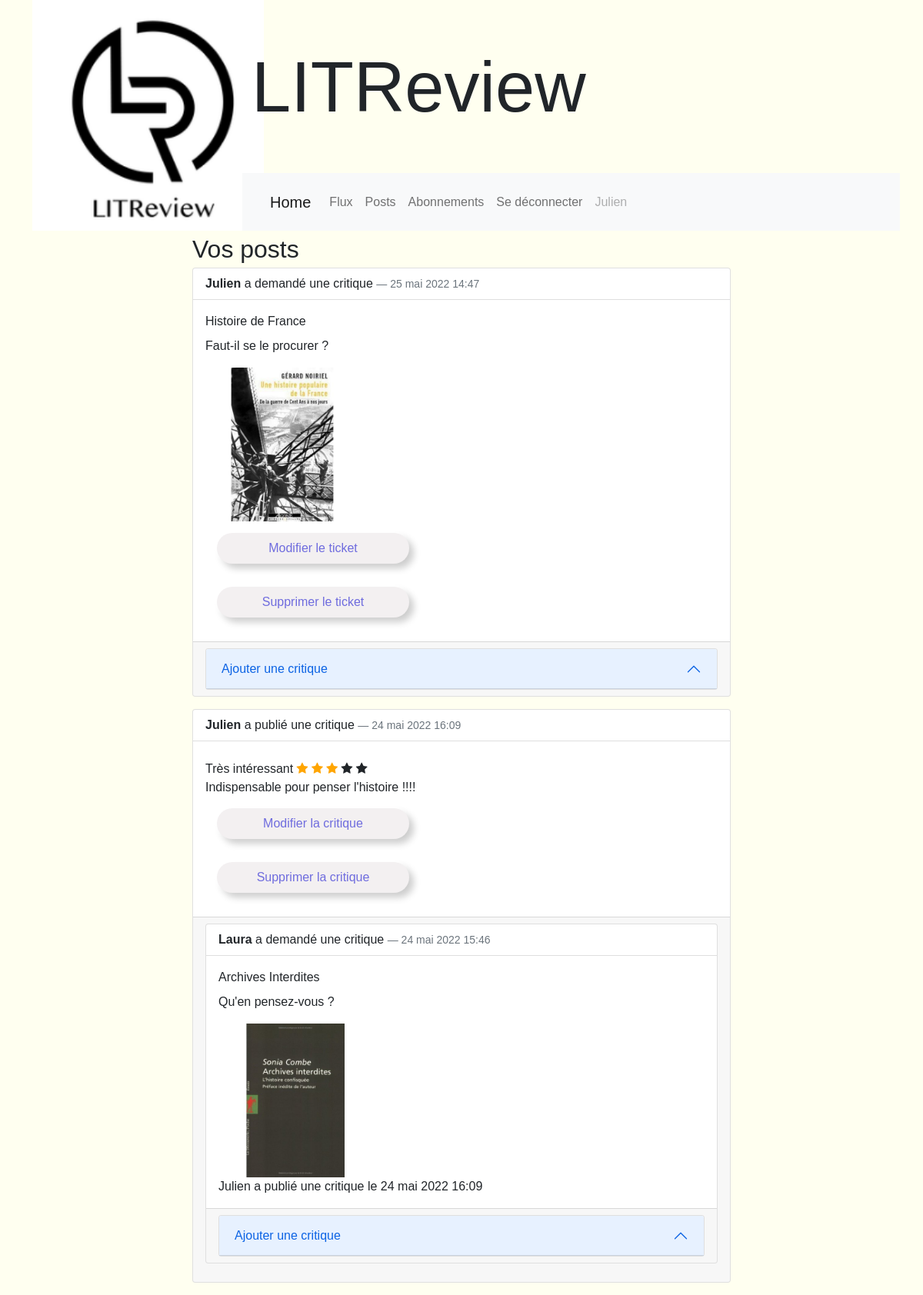
Page /apps/posts (signed in) on the committed database.
### apps/models.py (models this page shows, shortened)
class Ticket(models.Model):
    title = models.CharField(max_length=128)
    description = models.TextField(max_length=2018, blank=True)
    user = models.ForeignKey(
        to=settings.AUTH_USER_MODEL, on_delete=models.CASCADE)
    image = models.ImageField(upload_to='img/', null=True, blank=True)
    time_created = models.DateTimeField(auto_now_add=True)
    @property
    def get_reviews(self):
        return Review.objects.filter(ticket=self.id).order_by('-time_created')
    @property
    def class_name(self):
        return self.__class__.__name__

class Review(models.Model):
    ticket = models.ForeignKey(
        to=Ticket, on_delete=models.CASCADE, related_name='ticket')
    rating = models.PositiveSmallIntegerField(
        default=0, validators=[MinValueValidator(0), MaxValueValidator(5)])
    headline = models.CharField(max_length=128)
    body = models.CharField(max_length=8192, blank=True)
    user = models.ForeignKey(
        to=settings.AUTH_USER_MODEL, on_delete=models.CASCADE)
    time_created = models.DateTimeField(auto_now_add=True)
    @property
    def class_name(self):
        return self.__class__.__name__

### apps/views.py (the view)
# urls.py: path('posts', views.posts, name="posts"),
@login_required
def posts(request):
    context = {}
    RForm = ReviewForm(request.POST or None)
    posts_list = get_all_posts(users=[request.user])
    context['posts'] = posts_list
    context['RForm'] = RForm
    return render(request, 'apps/posts.html', context)

### apps/post.py (called while the page is built)
def get_all_posts(users):
    if users == 'all':
        tickets = Ticket.objects.all()
        reviews = Review.objects.all()
    else:
        tickets = Ticket.objects.filter(user__in=users)
        reviews = Review.objects.filter(user__in=users)
    posts_list = sorted(
        chain(tickets, reviews),
        key=lambda post: post.time_created, reverse=True)
    return posts_list

### apps/templates/apps/posts.html (shortened to what this page needs)
{% extends 'apps/base.html' %}
{% block content %}
    <div>
        <div class="cont title">Vos posts</div>
        {% if posts %}
            {% for post in posts %}
                {% if 'Ticket' in post.class_name %}
                    {% include 'apps/ticket_item.html' with post=post %}
                {% elif 'Review' in post.class_name %}
                    {% include 'apps/review_item.html' with post=post %}
                {% endif %}
            {% endfor %}
        {% else %}
            Vous n'avez publié aucune critique.
        {% endif %}
    </div>
{% endblock %}

### apps/templates/apps/header.html (shortened to what this page needs)
{% load static %}
{% load bootstrap5 %}
<div class="container-md">
    <div class="row">
        <div class="col-3">
            <a href="{% url 'apps:index' %}"><img src="{% static 'apps/assets/logo.png' %}" alt="..." /></a>
        </div>
        <div class="col-9">
            <div class="row align-items-center h-75">
                <div class="title">LITReview</div>
            </div>
            <div class="row h-25">
            {% if user.is_authenticated %}
                <nav class="navbar navbar-expand-lg navbar-light bg-light">
                    <div class="container-fluid">
                      <a class="navbar-brand" href="{% url 'apps:index' %}">Home</a>
                      <div class="collapse navbar-collapse" id="navbarNav">
                        <ul class="navbar-nav">
                          <li class="nav-item">
                            <a class="nav-link" href="{% url 'apps:flux' %}">Flux</a>
                          </li>
                          <li class="nav-item">
                            <a class="nav-link" href="{% url 'apps:posts' %}">Posts</a>
                          </li>
                          <li class="nav-item">
                            <a class="nav-link" href="{% url 'apps:subscription' %}">Abonnements</a>
                          </li>
                          <li class="nav-item">
                            <a class="nav-link" href="{% url 'apps:logout' %}">Se déconnecter</a>
                          </li>
                          <li class="nav-item">
                            <a class="nav-link disabled" href="#" tabindex="-1" aria-disabled="true">{{ user.username }}</a>
                          </li>
                        </ul>
                      </div>
                    </div>
                  </nav>
            {% endif %}
            </div>
        </div>
    </div>
</div>

### apps/templates/apps/ticket_item.html (shortened to what this page needs)
{% load bootstrap5 %}
<div class="card mb-3">
    <div class="card-header">
        <strong>{{ post.user.username }}</strong> a demandé une critique <span class="text-end blockquote-footer">{{ post.time_created }}</span>
    </div>
    <div class="card-body">
        <div class="card-title">{{ post.title }}</div>
        <div class="card-text">
            <p>{{ post.description}}</p>
            {% if post.image %}
                <img src="/media/{{ post.image }}" alt="...">
            {% endif %}
        </div>
        {% if post.user == user %}
            <div>
                <form class="form" action="{% url 'apps:update_ticket' post.id %}" method="GET">
                    <button class="btn">Modifier le ticket</button>
                </form>
                <form class="form" action="{% url 'apps:delete_ticket' post.id %}" method="POST">
                    <button class="btn">Supprimer le ticket</button>
                </form>
            </div>
        {% endif %}
        {% if title != 'Modifier une critique' %}
            <ul class="list-group">
            {% for review in post.get_reviews %}
                <a data-bs-toggle="modal" data-bs-target="#Modal{{ review.id }}">
                    {{ review.user.username }} a publié une critique le {{ review.time_created }}
                </a>
            {% endfor %}
            </ul>
        {% endif %}
    </div>
    {% if title != 'Modifier une critique' %}
        <div class="card-footer">
            {% include 'apps/post-accordion.html' with post=post %}
        </div>
    {% endif %}
</div>

### apps/templates/apps/post-accordion.html (shortened to what this page needs)
{% load bootstrap5 %}
<div class="accordion" id="accordion{{ post.id }}">
    <div class="accordion-item">
        <h2 class="accordion-header" id="heading{{ post.id }}">
            <button class="accordion-button" type="button" data-bs-toggle="collapse" data-bs-target="#collapse{{ post.id }}" aria-expanded="true" aria-controls="collapse{{ post.id }}">
                Ajouter une critique
            </button>
        </h2>
    </div>
</div>

### apps/templates/apps/review_item.html (shortened to what this page needs)
{% load bootstrap5 %}
<div class="card mb-3">
    <div class="card-header">
        <strong>{{ post.user.username }}</strong> a publié une critique <span class="text-end blockquote-footer">{{ post.time_created }}</span>
    </div>
    <div class="card-body">
        <div class="card-text">
            <span>{{ post.headline }}</span>
            {% for star in '01234'|make_list %}
                {% if forloop.counter <= post.rating %}
                    <span class="fa fa-star star-btn checked"></span>
                {% else %}
                    <span class="fa fa-star star-btn"></span>
                {% endif %}
            {% endfor %}
            <div>{{ post.body }}</div>
        </div>
        {% if post.user == user %}
            <div>
                <form class="form" action="{% url 'apps:update_review' post.id %}" method="GET">
                    <button class="btn">Modifier la critique</button>
                </form>
                <form class="form" action="{% url 'apps:delete_review' post.id %}" method="POST">
                    <button class="btn">Supprimer la critique</button>
                </form>
            </div>
        {% endif %}
    </div>
    {% if only != 'only' %}
        <div class="card-footer">
            {% include 'apps/ticket_item.html' with post=post.ticket %}
        </div>
    {% endif %}
</div>

### apps/static/apps/css/style.css (style rules this page uses)
html, body { height: 100%; background-color: ivory; font-family: 'Calisto MT', 'Arial', 'sans-serif'; }
html .title, body .title { font-size: 32px; }
header img { height: 300px; }
header .title { font-size: 92px; }
.cont { width: 700px; }
.card { max-width: 100%; }
.card .card-header { background: transparent; }
.card img { max-height: 200px; }
.btn { width: 250px; height: 40px; background: #f3f0f1; position: relative; background: #f3f0f1; margin: 15px; border-radius: 24px; text-align: center; cursor: pointer; -webkit-transition: all 0.1s ease-in-out; transition: all 0.1s ease-in-out; -webkit-box-shadow: -6px -6px 10px rgba(255, 255, 255, 0.8), 6px 6px 10px rgba(0, 0, 0, 0.2); box-shadow: -6px -6px 10px rgba(255, 255, 255, 0.8), 6px 6px 10px rgba(0, 0, 0, 0.2); color: #6f6cde; }
.checked { color: orange; }
.star-btn { background-color: inherit !important; border: 0 !important; }

### rows in the picture
Ticket: user.username "Julien", time_created "25 mai 2022 14:47", title "Histoire de France", description "Faut-il se le procurer ?", image (picture)
Review: user.username "Julien", time_created "24 mai 2022 16:09", headline "Très intéressant", rating 3 (drawn), body "Indispensable pour penser l'histoire !!!!", user.username "Laura", time_created "24 mai 2022 15:46", title "Archives Interdites", description "Qu'en pensez-vous ?", image (picture)

### other values in the picture
{{ user.username }} "Julien"
